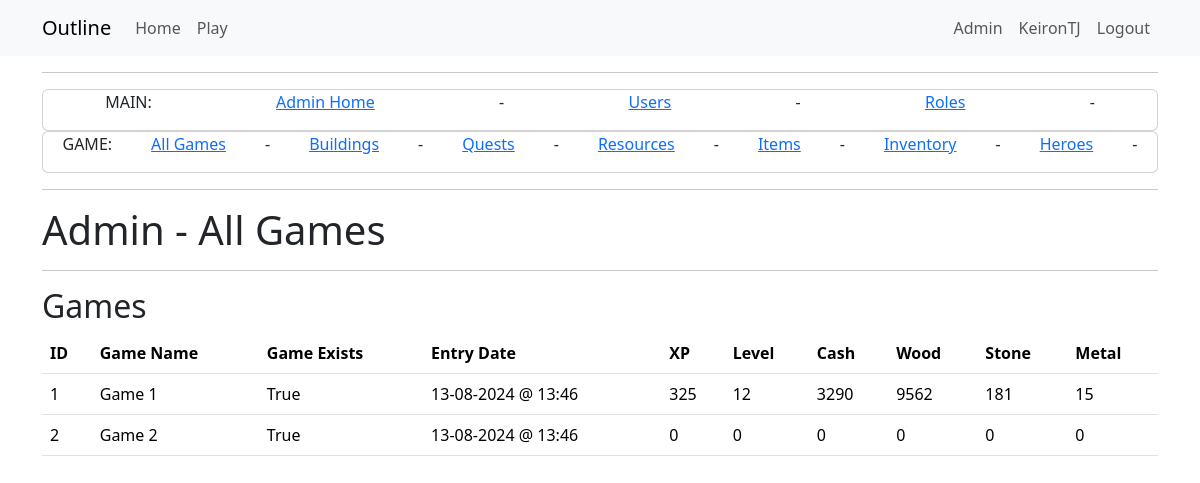
The page /admin_models (signed in) on the database as committed earlier.
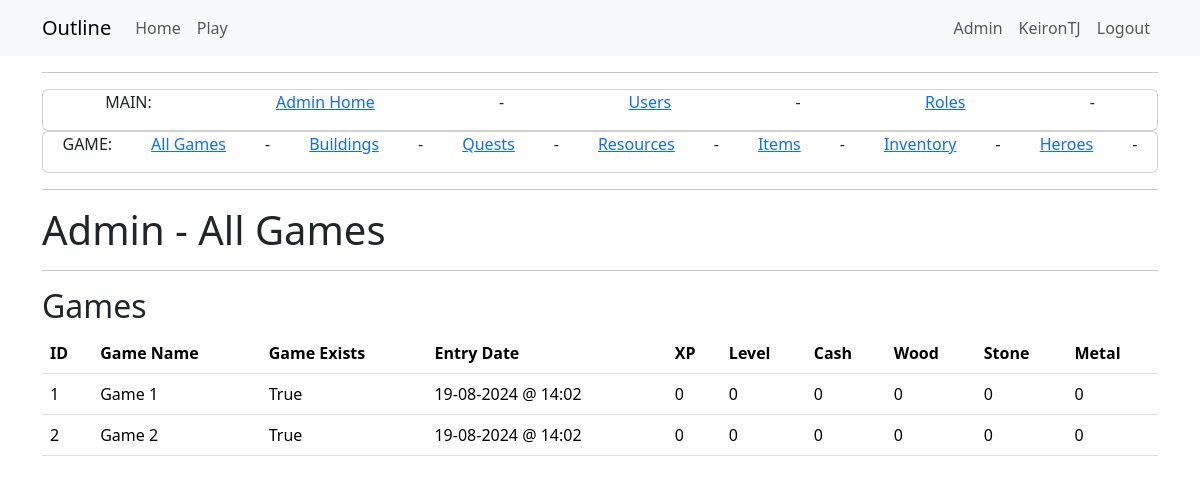
The same page on the database as committed later.
### app/models.py (models this page shows)
class Game(db.Model):
    __tablename__ = 'game'
    id = db.Column(db.Integer, primary_key=True)
    user_id = db.Column(db.Integer, db.ForeignKey('user.id'), nullable=False)
    game_name = db.Column(db.String(64))
    game_exists = db.Column(db.Boolean, default=True)
    entry_date = db.Column(db.DateTime, default=datetime.now(timezone.utc))
    xp = db.Column(db.Integer, default=0)
    level = db.Column(db.Integer, default=0)
    cash = db.Column(db.Integer, default=0)
    wood = db.Column(db.Integer, default=0)
    stone = db.Column(db.Integer, default=0)
    metal = db.Column(db.Integer, default=0)
    next_level_xp_required = db.Column(db.Integer, default=110)
    user = db.relationship("User", back_populates="game")
    inventories = db.relationship("InventoryUser", back_populates="game")
    quest_progress = db.relationship("QuestProgress", back_populates="game")
    building_progress = db.relationship("BuildingProgress", back_populates="game")
    resource_logs = db.relationship("ResourceLog", back_populates="game")
    hero_progress = db.relationship("HeroProgress", back_populates="game")
    hero_slots = db.relationship("HeroSlots", back_populates="game")

### app/admin/routes.py (the view)
@bp.route('/admin_models', methods=['GET', 'POST'])
@login_required
@admin_required
def admin_models():
    games = db.session.query(Game).all()
    return render_template("admin/game/admin_models.html",
                           title='Admin - All Games',
                           games=games)

### app/game/__init__.py (called while the page is built)
@bp.before_app_request
def before_request():
    load_game()

### app/game/context_processor.py (called while the page is built)
def load_game():
    if current_user.is_authenticated:
        game_id = current_user.activegame
        if game_id:
            g.game = Game.query.get(game_id)
        else:
            g.game = None
    else:
        g.game = None

### app/models.py (called while the page is built)
@login.user_loader
def load_user(id):
    return db.session.get(User, int(id))

    def is_admin(self):
        return 'admin' in [role.name for role in self.role]

### app/templates/admin/game/admin_models.html
{% extends "admin/admin_base.html" %}
{% block content2 %}
<div class="Jumbotron">
    <h1>{{ title }}</h1>
</div>
<hr>
<div>
    <h2>Games</h2>
    <table class="table">
        <thead>
            <tr>
                <th>ID</th>
                <th>Game Name</th>
                <th>Game Exists</th>
                <th>Entry Date</th>
                <th>XP</th>
                <th>Level</th>
                <th>Cash</th>
                <th>Wood</th>
                <th>Stone</th>
                <th>Metal</th>
            </tr>
        </thead>
        <tbody>
            {% for game in games %}
            <tr>
                <td>{{ game.id }}</td>
                <td>{{ game.game_name }}</td>
                <td>{{ game.game_exists }}</td>
                <td>{{ game.entry_date.strftime('%d-%m-%Y @ %H:%M') }}</td>
                <td>{{ game.xp }}</td>
                <td>{{ game.level }}</td>
                <td>{{ game.cash }}</td>
                <td>{{ game.wood }}</td>
                <td>{{ game.stone }}</td>
                <td>{{ game.metal }}</td>
            </tr>
            {% endfor %}
        </tbody>
    </table>
</div>
{% endblock %}

Rows that differ between the two databases and show on the page:
changed Game "Game 1": entry_date "13-08-2024 @ 13:46" → "19-08-2024 @ 14:02"; xp "325" → "0"; level "12" → "0"; cash "3290" → "0"; wood "9562" → "0"; stone "181" → "0"; metal "15" → "0"
changed Game "Game 2": entry_date "13-08-2024 @ 13:46" → "19-08-2024 @ 14:02"
